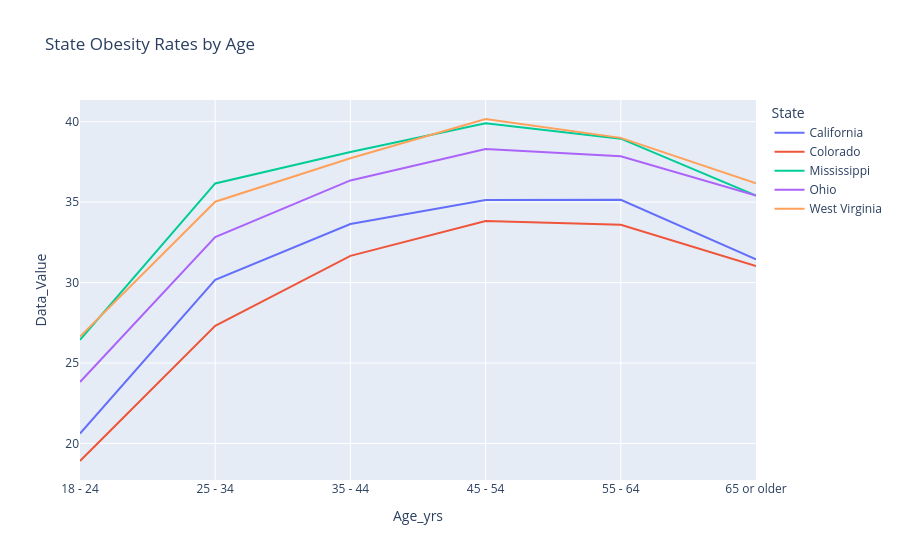

The notebook cell this image was saved under:
### Code cell
import plotly.graph_objects as go

states = plot_filtered_npa["State"].unique()

fig7 = go.Figure()

# Add one trace per state
for state in states:
    state_npa = plot_filtered_npa[plot_filtered_npa["State"] == state]
    
    fig7.add_trace(
        go.Scatter(
            x=state_npa["Age_yrs"],
            y=state_npa["Data_Value"],
            mode="lines+markers",
            name=state,
            visible=(state == states[0])  
        )
    )

# Create dropdown buttons
buttons = []

for i, state in enumerate(states):
    visibility = [False] * len(states)
    visibility[i] = True
    
    buttons.append(
        dict(
            label=state,
            method="update",
            args=[
                {"visible": visibility},
                {"title": "Obesity Rates by Age in {state}"}
            ]
        )
    )
# Add dropdown to layout
fig7.update_layout(
    title="Obesity Rates by Age in {states[0]}",
    xaxis_title="Age Group",
    yaxis_title="Obesity Rate (%)",
    updatemenus=[
        dict(
            active=0,
            buttons=buttons,
            x=1.15,
            y=1
        )
    ]
)

fig7 = px.line(
    plot_filtered_npa,
    x="Age_yrs",
    y="Data_Value",
    color="State",
    title="State Obesity Rates by Age"
)

fig7.show()

### Figure 1 — Plotly figure (JSON) as saved in the notebook; plotly's stock layout.template omitted (floating-point values rounded to 4 significant figures)
{"data": [{"hovertemplate": "State=California<br>Age_yrs=%{x}<br>Data_Value=%{y}<extra></extra>", "legendgroup": "California", "line": {"color": "#636efa", "dash": "solid"}, "marker": {"symbol": "circle"}, "mode": "lines", "name": "California", "orientation": "v", "showlegend": true, "type": "scatter", "x": ["18 - 24", "25 - 34", "35 - 44", "45 - 54", "55 - 64", "65 or older"], "xaxis": "x", "y": [20.62, 30.18, 33.64, 35.14, 35.14, 31.44], "yaxis": "y"}, {"hovertemplate": "State=Colorado<br>Age_yrs=%{x}<br>Data_Value=%{y}<extra></extra>", "legendgroup": "Colorado", "line": {"color": "#EF553B", "dash": "solid"}, "marker": {"symbol": "circle"}, "mode": "lines", "name": "Colorado", "orientation": "v", "showlegend": true, "type": "scatter", "x": ["18 - 24", "25 - 34", "35 - 44", "45 - 54", "55 - 64", "65 or older"], "xaxis": "x", "y": [18.91, 27.31, 31.66, 33.83, 33.59, 31.02], "yaxis": "y"}, {"hovertemplate": "State=Mississippi<br>Age_yrs=%{x}<br>Data_Value=%{y}<extra></extra>", "legendgroup": "Mississippi", "line": {"color": "#00cc96", "dash": "solid"}, "marker": {"symbol": "circle"}, "mode": "lines", "name": "Mississippi", "orientation": "v", "showlegend": true, "type": "scatter", "x": ["18 - 24", "25 - 34", "35 - 44", "45 - 54", "55 - 64", "65 or older"], "xaxis": "x", "y": [26.44, 36.16, 38.12, 39.89, 38.94, 35.41], "yaxis": "y"}, {"hovertemplate": "State=Ohio<br>Age_yrs=%{x}<br>Data_Value=%{y}<extra></extra>", "legendgroup": "Ohio", "line": {"color": "#ab63fa", "dash": "solid"}, "marker": {"symbol": "circle"}, "mode": "lines", "name": "Ohio", "orientation": "v", "showlegend": true, "type": "scatter", "x": ["18 - 24", "25 - 34", "35 - 44", "45 - 54", "55 - 64", "65 or older"], "xaxis": "x", "y": [23.82, 32.83, 36.35, 38.3, 37.84, 35.41], "yaxis": "y"}, {"hovertemplate": "State=West Virginia<br>Age_yrs=%{x}<br>Data_Value=%{y}<extra></extra>", "legendgroup": "West Virginia", "line": {"color": "#FFA15A", "dash": "solid"}, "marker": {"symbol": "circle"}, "mode": "lines", "name": "West Virginia", "orientation": "v", "showlegend": true, "type": "scatter", "x": ["18 - 24", "25 - 34", "35 - 44", "45 - 54", "55 - 64", "65 or older"], "xaxis": "x", "y": [26.64, 35.03, 37.73, 40.17, 38.99, 36.17], "yaxis": "y"}], "layout": {"legend": {"title": {"text": "State"}, "tracegroupgap": 0}, "title": {"text": "State Obesity Rates by Age"}, "xaxis": {"anchor": "y", "domain": [0, 1], "title": {"text": "Age_yrs"}}, "yaxis": {"anchor": "x", "domain": [0, 1], "title": {"text": "Data_Value"}}}}
